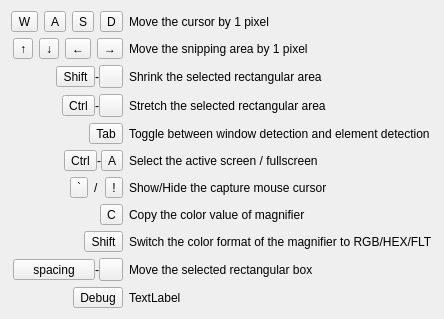
<?xml version="1.0" encoding="UTF-8"?>
<ui version="4.0">
 <class>GuideUI</class>
 <widget class="QWidget" name="GuideUI">
  <property name="geometry">
   <rect>
    <x>0</x>
    <y>0</y>
    <width>415</width>
    <height>279</height>
   </rect>
  </property>
  <property name="windowTitle">
   <string>Form</string>
  </property>
  <layout class="QGridLayout" name="gridLayout">
   <item row="0" column="0">
    <widget class="QWidget" name="dlg_wasd" native="true">
     <property name="layoutDirection">
      <enum>Qt::LayoutDirection::LeftToRight</enum>
     </property>
     <layout class="QHBoxLayout" name="horizontalLayout">
      <property name="leftMargin">
       <number>0</number>
      </property>
      <property name="topMargin">
       <number>0</number>
      </property>
      <property name="rightMargin">
       <number>0</number>
      </property>
      <property name="bottomMargin">
       <number>0</number>
      </property>
      <item>
       <spacer name="horizontalSpacer">
        <property name="orientation">
         <enum>Qt::Orientation::Horizontal</enum>
        </property>
        <property name="sizeType">
         <enum>QSizePolicy::Policy::Preferred</enum>
        </property>
        <property name="sizeHint" stdset="0">
         <size>
          <width>5</width>
          <height>20</height>
         </size>
        </property>
       </spacer>
      </item>
      <item>
       <widget class="QToolButton" name="toolButton">
        <property name="text">
         <string notr="true">W</string>
        </property>
        <property name="autoRaise">
         <bool>false</bool>
        </property>
       </widget>
      </item>
      <item>
       <widget class="QToolButton" name="toolButton_2">
        <property name="text">
         <string notr="true">A</string>
        </property>
       </widget>
      </item>
      <item>
       <widget class="QToolButton" name="toolButton_3">
        <property name="text">
         <string notr="true">S</string>
        </property>
       </widget>
      </item>
      <item>
       <widget class="QToolButton" name="toolButton_4">
        <property name="text">
         <string notr="true">D</string>
        </property>
       </widget>
      </item>
     </layout>
    </widget>
   </item>
   <item row="0" column="1">
    <widget class="QLabel" name="lab_wasd">
     <property name="text">
      <string>Move the cursor by 1 pixel</string>
     </property>
    </widget>
   </item>
   <item row="1" column="0">
    <widget class="QWidget" name="dlg_direction" native="true">
     <property name="layoutDirection">
      <enum>Qt::LayoutDirection::LeftToRight</enum>
     </property>
     <layout class="QHBoxLayout" name="horizontalLayout_7">
      <property name="leftMargin">
       <number>0</number>
      </property>
      <property name="topMargin">
       <number>0</number>
      </property>
      <property name="rightMargin">
       <number>0</number>
      </property>
      <property name="bottomMargin">
       <number>0</number>
      </property>
      <item>
       <spacer name="horizontalSpacer_7">
        <property name="orientation">
         <enum>Qt::Orientation::Horizontal</enum>
        </property>
        <property name="sizeType">
         <enum>QSizePolicy::Policy::Preferred</enum>
        </property>
        <property name="sizeHint" stdset="0">
         <size>
          <width>5</width>
          <height>20</height>
         </size>
        </property>
       </spacer>
      </item>
      <item>
       <widget class="QToolButton" name="toolButton_6">
        <property name="text">
         <string notr="true">↑</string>
        </property>
        <property name="autoRaise">
         <bool>false</bool>
        </property>
       </widget>
      </item>
      <item>
       <widget class="QToolButton" name="toolButton_7">
        <property name="text">
         <string notr="true">↓</string>
        </property>
       </widget>
      </item>
      <item>
       <widget class="QToolButton" name="toolButton_8">
        <property name="text">
         <string notr="true">←</string>
        </property>
       </widget>
      </item>
      <item>
       <widget class="QToolButton" name="toolButton_25">
        <property name="text">
         <string notr="true">→</string>
        </property>
       </widget>
      </item>
     </layout>
    </widget>
   </item>
   <item row="1" column="1">
    <widget class="QLabel" name="lab_direction">
     <property name="text">
      <string>Move the snipping area by 1 pixel</string>
     </property>
    </widget>
   </item>
   <item row="2" column="0">
    <widget class="QWidget" name="dlg_shift_direction" native="true">
     <property name="layoutDirection">
      <enum>Qt::LayoutDirection::LeftToRight</enum>
     </property>
     <layout class="QHBoxLayout" name="horizontalLayout_8">
      <property name="spacing">
       <number>0</number>
      </property>
      <property name="leftMargin">
       <number>0</number>
      </property>
      <property name="topMargin">
       <number>0</number>
      </property>
      <property name="rightMargin">
       <number>0</number>
      </property>
      <property name="bottomMargin">
       <number>0</number>
      </property>
      <item>
       <spacer name="horizontalSpacer_8">
        <property name="orientation">
         <enum>Qt::Orientation::Horizontal</enum>
        </property>
        <property name="sizeHint" stdset="0">
         <size>
          <width>40</width>
          <height>20</height>
         </size>
        </property>
       </spacer>
      </item>
      <item>
       <widget class="QToolButton" name="toolButton_15">
        <property name="text">
         <string notr="true">Shift</string>
        </property>
        <property name="autoRaise">
         <bool>false</bool>
        </property>
       </widget>
      </item>
      <item>
       <widget class="QLabel" name="label_11">
        <property name="text">
         <string notr="true">-</string>
        </property>
       </widget>
      </item>
      <item>
       <widget class="QToolButton" name="tb_image_3">
        <property name="text">
         <string notr="true"/>
        </property>
        <property name="icon">
         <iconset resource="../capturer.qrc">
          <normaloff>:/icons/guideui/direction</normaloff>:/icons/guideui/direction</iconset>
        </property>
        <property name="autoRaise">
         <bool>false</bool>
        </property>
       </widget>
      </item>
     </layout>
    </widget>
   </item>
   <item row="2" column="1">
    <widget class="QLabel" name="lab_shift_direction">
     <property name="text">
      <string>Shrink the selected rectangular area</string>
     </property>
    </widget>
   </item>
   <item row="3" column="0">
    <widget class="QWidget" name="dlg_ctrl_direction" native="true">
     <property name="layoutDirection">
      <enum>Qt::LayoutDirection::LeftToRight</enum>
     </property>
     <layout class="QHBoxLayout" name="horizontalLayout_9">
      <property name="spacing">
       <number>0</number>
      </property>
      <property name="leftMargin">
       <number>0</number>
      </property>
      <property name="topMargin">
       <number>0</number>
      </property>
      <property name="rightMargin">
       <number>0</number>
      </property>
      <property name="bottomMargin">
       <number>0</number>
      </property>
      <item>
       <spacer name="horizontalSpacer_9">
        <property name="orientation">
         <enum>Qt::Orientation::Horizontal</enum>
        </property>
        <property name="sizeHint" stdset="0">
         <size>
          <width>40</width>
          <height>20</height>
         </size>
        </property>
       </spacer>
      </item>
      <item>
       <widget class="QToolButton" name="toolButton_17">
        <property name="text">
         <string notr="true">Ctrl</string>
        </property>
        <property name="autoRaise">
         <bool>false</bool>
        </property>
       </widget>
      </item>
      <item>
       <widget class="QLabel" name="label_12">
        <property name="text">
         <string notr="true">-</string>
        </property>
       </widget>
      </item>
      <item>
       <widget class="QToolButton" name="tb_image_2">
        <property name="text">
         <string notr="true"/>
        </property>
        <property name="icon">
         <iconset resource="../capturer.qrc">
          <normaloff>:/icons/guideui/direction</normaloff>:/icons/guideui/direction</iconset>
        </property>
        <property name="autoRaise">
         <bool>false</bool>
        </property>
       </widget>
      </item>
     </layout>
    </widget>
   </item>
   <item row="3" column="1">
    <widget class="QLabel" name="lab_ctrl_direction">
     <property name="text">
      <string>Stretch the selected rectangular area</string>
     </property>
     <property name="textFormat">
      <enum>Qt::TextFormat::AutoText</enum>
     </property>
    </widget>
   </item>
   <item row="4" column="0">
    <widget class="QWidget" name="dlg_tab" native="true">
     <property name="layoutDirection">
      <enum>Qt::LayoutDirection::LeftToRight</enum>
     </property>
     <layout class="QHBoxLayout" name="horizontalLayout_2">
      <property name="leftMargin">
       <number>0</number>
      </property>
      <property name="topMargin">
       <number>0</number>
      </property>
      <property name="rightMargin">
       <number>0</number>
      </property>
      <property name="bottomMargin">
       <number>0</number>
      </property>
      <item>
       <spacer name="horizontalSpacer_2">
        <property name="orientation">
         <enum>Qt::Orientation::Horizontal</enum>
        </property>
        <property name="sizeHint" stdset="0">
         <size>
          <width>40</width>
          <height>20</height>
         </size>
        </property>
       </spacer>
      </item>
      <item>
       <widget class="QToolButton" name="toolButton_5">
        <property name="text">
         <string notr="true">Tab</string>
        </property>
        <property name="autoRaise">
         <bool>false</bool>
        </property>
       </widget>
      </item>
     </layout>
    </widget>
   </item>
   <item row="4" column="1">
    <widget class="QLabel" name="lab_tab">
     <property name="text">
      <string>Toggle between window detection and element detection</string>
     </property>
    </widget>
   </item>
   <item row="5" column="0">
    <widget class="QWidget" name="dlg_ctrl_a" native="true">
     <property name="layoutDirection">
      <enum>Qt::LayoutDirection::LeftToRight</enum>
     </property>
     <layout class="QHBoxLayout" name="horizontalLayout_3">
      <property name="spacing">
       <number>0</number>
      </property>
      <property name="leftMargin">
       <number>0</number>
      </property>
      <property name="topMargin">
       <number>0</number>
      </property>
      <property name="rightMargin">
       <number>0</number>
      </property>
      <property name="bottomMargin">
       <number>0</number>
      </property>
      <item>
       <spacer name="horizontalSpacer_3">
        <property name="orientation">
         <enum>Qt::Orientation::Horizontal</enum>
        </property>
        <property name="sizeHint" stdset="0">
         <size>
          <width>40</width>
          <height>20</height>
         </size>
        </property>
       </spacer>
      </item>
      <item>
       <widget class="QToolButton" name="toolButton_9">
        <property name="text">
         <string notr="true">Ctrl</string>
        </property>
        <property name="autoRaise">
         <bool>false</bool>
        </property>
       </widget>
      </item>
      <item>
       <widget class="QLabel" name="label_4">
        <property name="text">
         <string notr="true">-</string>
        </property>
       </widget>
      </item>
      <item>
       <widget class="QToolButton" name="toolButton_10">
        <property name="text">
         <string notr="true">A</string>
        </property>
       </widget>
      </item>
     </layout>
    </widget>
   </item>
   <item row="5" column="1">
    <widget class="QLabel" name="lab_ctrl_a">
     <property name="text">
      <string>Select the active screen / fullscreen</string>
     </property>
    </widget>
   </item>
   <item row="6" column="0">
    <widget class="QWidget" name="dlg_wave_plaint" native="true">
     <property name="layoutDirection">
      <enum>Qt::LayoutDirection::LeftToRight</enum>
     </property>
     <layout class="QHBoxLayout" name="horizontalLayout_4">
      <property name="leftMargin">
       <number>0</number>
      </property>
      <property name="topMargin">
       <number>0</number>
      </property>
      <property name="rightMargin">
       <number>0</number>
      </property>
      <property name="bottomMargin">
       <number>0</number>
      </property>
      <item>
       <spacer name="horizontalSpacer_4">
        <property name="orientation">
         <enum>Qt::Orientation::Horizontal</enum>
        </property>
        <property name="sizeHint" stdset="0">
         <size>
          <width>40</width>
          <height>20</height>
         </size>
        </property>
       </spacer>
      </item>
      <item>
       <widget class="QToolButton" name="toolButton_11">
        <property name="text">
         <string notr="true">`</string>
        </property>
        <property name="autoRaise">
         <bool>false</bool>
        </property>
       </widget>
      </item>
      <item>
       <widget class="QLabel" name="label_6">
        <property name="text">
         <string notr="true">/</string>
        </property>
       </widget>
      </item>
      <item>
       <widget class="QToolButton" name="toolButton_12">
        <property name="text">
         <string notr="true">!</string>
        </property>
       </widget>
      </item>
     </layout>
    </widget>
   </item>
   <item row="6" column="1">
    <widget class="QLabel" name="lab_wave_plaint">
     <property name="text">
      <string>Show/Hide the capture mouse cursor</string>
     </property>
    </widget>
   </item>
   <item row="7" column="0">
    <widget class="QWidget" name="dlg_magnifier_c" native="true">
     <property name="layoutDirection">
      <enum>Qt::LayoutDirection::LeftToRight</enum>
     </property>
     <layout class="QHBoxLayout" name="horizontalLayout_5">
      <property name="leftMargin">
       <number>0</number>
      </property>
      <property name="topMargin">
       <number>0</number>
      </property>
      <property name="rightMargin">
       <number>0</number>
      </property>
      <property name="bottomMargin">
       <number>0</number>
      </property>
      <item>
       <spacer name="horizontalSpacer_5">
        <property name="orientation">
         <enum>Qt::Orientation::Horizontal</enum>
        </property>
        <property name="sizeHint" stdset="0">
         <size>
          <width>40</width>
          <height>20</height>
         </size>
        </property>
       </spacer>
      </item>
      <item>
       <widget class="QToolButton" name="toolButton_13">
        <property name="text">
         <string notr="true">C</string>
        </property>
        <property name="autoRaise">
         <bool>false</bool>
        </property>
       </widget>
      </item>
     </layout>
    </widget>
   </item>
   <item row="7" column="1">
    <widget class="QLabel" name="lab_magnifier_c">
     <property name="text">
      <string>Copy the color value of magnifier</string>
     </property>
    </widget>
   </item>
   <item row="8" column="0">
    <widget class="QWidget" name="dlg_magnifier_shift" native="true">
     <property name="layoutDirection">
      <enum>Qt::LayoutDirection::LeftToRight</enum>
     </property>
     <layout class="QHBoxLayout" name="horizontalLayout_6">
      <property name="leftMargin">
       <number>0</number>
      </property>
      <property name="topMargin">
       <number>0</number>
      </property>
      <property name="rightMargin">
       <number>0</number>
      </property>
      <property name="bottomMargin">
       <number>0</number>
      </property>
      <item>
       <spacer name="horizontalSpacer_6">
        <property name="orientation">
         <enum>Qt::Orientation::Horizontal</enum>
        </property>
        <property name="sizeHint" stdset="0">
         <size>
          <width>40</width>
          <height>20</height>
         </size>
        </property>
       </spacer>
      </item>
      <item>
       <widget class="QToolButton" name="toolButton_14">
        <property name="text">
         <string notr="true">Shift</string>
        </property>
        <property name="autoRaise">
         <bool>false</bool>
        </property>
       </widget>
      </item>
     </layout>
    </widget>
   </item>
   <item row="8" column="1">
    <widget class="QLabel" name="lab_magnifier_shift">
     <property name="text">
      <string>Switch the color format of the magnifier to RGB/HEX/FLT</string>
     </property>
    </widget>
   </item>
   <item row="9" column="0">
    <widget class="QWidget" name="dlg_spacing_lock" native="true">
     <property name="layoutDirection">
      <enum>Qt::LayoutDirection::LeftToRight</enum>
     </property>
     <layout class="QHBoxLayout" name="horizontalLayout_11">
      <property name="spacing">
       <number>0</number>
      </property>
      <property name="leftMargin">
       <number>0</number>
      </property>
      <property name="topMargin">
       <number>0</number>
      </property>
      <property name="rightMargin">
       <number>0</number>
      </property>
      <property name="bottomMargin">
       <number>0</number>
      </property>
      <item>
       <spacer name="horizontalSpacer_11">
        <property name="orientation">
         <enum>Qt::Orientation::Horizontal</enum>
        </property>
        <property name="sizeHint" stdset="0">
         <size>
          <width>40</width>
          <height>20</height>
         </size>
        </property>
       </spacer>
      </item>
      <item>
       <widget class="QToolButton" name="toolButton_20">
        <property name="text">
         <string notr="true">    spacing    </string>
        </property>
        <property name="autoRaise">
         <bool>false</bool>
        </property>
       </widget>
      </item>
      <item>
       <widget class="QLabel" name="label_13">
        <property name="text">
         <string notr="true">-</string>
        </property>
       </widget>
      </item>
      <item>
       <widget class="QToolButton" name="tb_mouse_left">
        <property name="text">
         <string notr="true"/>
        </property>
        <property name="icon">
         <iconset resource="../capturer.qrc">
          <normaloff>:/icons/guideui/mouse_left</normaloff>:/icons/guideui/mouse_left</iconset>
        </property>
        <property name="autoRaise">
         <bool>false</bool>
        </property>
       </widget>
      </item>
     </layout>
    </widget>
   </item>
   <item row="9" column="1">
    <widget class="QLabel" name="lab_spacing_lock">
     <property name="text">
      <string>Move the selected rectangular box</string>
     </property>
    </widget>
   </item>
   <item row="10" column="0">
    <widget class="QWidget" name="dlg_debug" native="true">
     <property name="layoutDirection">
      <enum>Qt::LayoutDirection::LeftToRight</enum>
     </property>
     <layout class="QHBoxLayout" name="horizontalLayout_10">
      <property name="leftMargin">
       <number>0</number>
      </property>
      <property name="topMargin">
       <number>0</number>
      </property>
      <property name="rightMargin">
       <number>0</number>
      </property>
      <property name="bottomMargin">
       <number>0</number>
      </property>
      <item>
       <spacer name="horizontalSpacer_10">
        <property name="orientation">
         <enum>Qt::Orientation::Horizontal</enum>
        </property>
        <property name="sizeHint" stdset="0">
         <size>
          <width>40</width>
          <height>20</height>
         </size>
        </property>
       </spacer>
      </item>
      <item>
       <widget class="QToolButton" name="toolButton_19">
        <property name="text">
         <string notr="true">Debug</string>
        </property>
        <property name="autoRaise">
         <bool>false</bool>
        </property>
       </widget>
      </item>
     </layout>
    </widget>
   </item>
   <item row="10" column="1">
    <widget class="QLabel" name="lab_debug">
     <property name="text">
      <string>TextLabel</string>
     </property>
    </widget>
   </item>
  </layout>
 </widget>
 <resources>
  <include location="../capturer.qrc"/>
 </resources>
 <connections/>
</ui>
